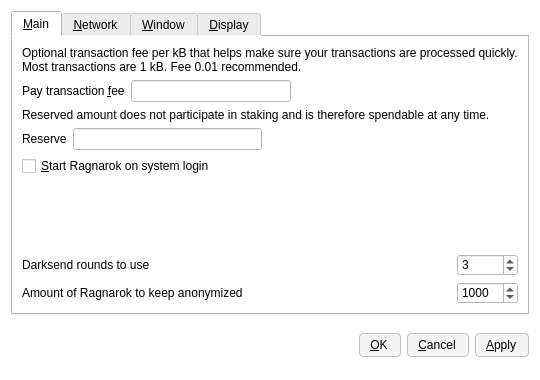
<?xml version="1.0" encoding="UTF-8"?>
<ui version="4.0">
 <class>OptionsDialog</class>
 <widget class="QDialog" name="OptionsDialog">
  <property name="geometry">
   <rect>
    <x>0</x>
    <y>0</y>
    <width>540</width>
    <height>380</height>
   </rect>
  </property>
  <property name="windowTitle">
   <string>Options</string>
  </property>
  <property name="styleSheet">
   <string notr="true">background-color: rgb(255, 255, 255);</string>
  </property>
  <property name="modal">
   <bool>true</bool>
  </property>
  <layout class="QVBoxLayout" name="verticalLayout">
   <item>
    <widget class="QTabWidget" name="tabWidget">
     <property name="tabPosition">
      <enum>QTabWidget::North</enum>
     </property>
     <property name="currentIndex">
      <number>0</number>
     </property>
     <widget class="QWidget" name="tabMain">
      <attribute name="title">
       <string>&amp;Main</string>
      </attribute>
      <layout class="QGridLayout" name="gridLayout">
       <item row="0" column="0" colspan="2">
        <widget class="QLabel" name="transactionFeeInfoLabel">
         <property name="text">
          <string>Optional transaction fee per kB that helps make sure your transactions are processed quickly. Most transactions are 1 kB. Fee 0.01 recommended.</string>
         </property>
         <property name="textFormat">
          <enum>Qt::PlainText</enum>
         </property>
         <property name="wordWrap">
          <bool>true</bool>
         </property>
        </widget>
       </item>
       <item row="1" column="0">
        <layout class="QHBoxLayout" name="horizontalLayoutFee">
         <item>
          <widget class="QLabel" name="transactionFeeLabel">
           <property name="text">
            <string>Pay transaction &amp;fee</string>
           </property>
           <property name="textFormat">
            <enum>Qt::PlainText</enum>
           </property>
           <property name="buddy">
            <cstring>transactionFee</cstring>
           </property>
          </widget>
         </item>
         <item>
          <widget class="BitcoinAmountField" name="transactionFee"/>
         </item>
         <item>
          <spacer name="horizontalSpacerFee">
           <property name="orientation">
            <enum>Qt::Horizontal</enum>
           </property>
           <property name="sizeHint" stdset="0">
            <size>
             <width>40</width>
             <height>20</height>
            </size>
           </property>
          </spacer>
         </item>
        </layout>
       </item>
       <item row="2" column="0" colspan="2">
        <widget class="QLabel" name="reserveBalanceInfoLabel">
         <property name="text">
          <string>Reserved amount does not participate in staking and is therefore spendable at any time.</string>
         </property>
         <property name="textFormat">
          <enum>Qt::PlainText</enum>
         </property>
         <property name="wordWrap">
          <bool>true</bool>
         </property>
        </widget>
       </item>
       <item row="3" column="0">
        <layout class="QHBoxLayout" name="horizontalLayoutReserveBalance">
         <item>
          <widget class="QLabel" name="reserveBalanceLabel">
           <property name="text">
            <string>Reserve</string>
           </property>
           <property name="textFormat">
            <enum>Qt::PlainText</enum>
           </property>
           <property name="buddy">
            <cstring>reserveBalance</cstring>
           </property>
          </widget>
         </item>
         <item>
          <widget class="BitcoinAmountField" name="reserveBalance"/>
         </item>
         <item>
          <spacer name="horizontalSpacerReserveBalance">
           <property name="orientation">
            <enum>Qt::Horizontal</enum>
           </property>
           <property name="sizeHint" stdset="0">
            <size>
             <width>40</width>
             <height>20</height>
            </size>
           </property>
          </spacer>
         </item>
        </layout>
       </item>
       <item row="4" column="0">
        <widget class="QCheckBox" name="bitcoinAtStartup">
         <property name="toolTip">
          <string>Automatically start Ragnarok after logging in to the system.</string>
         </property>
         <property name="text">
          <string>&amp;Start Ragnarok on system login</string>
         </property>
        </widget>
       </item>
       <item row="5" column="0">
        <spacer name="verticalSpacer_Main">
         <property name="orientation">
          <enum>Qt::Vertical</enum>
         </property>
         <property name="sizeHint" stdset="0">
          <size>
           <width>20</width>
           <height>40</height>
          </size>
         </property>
        </spacer>
       </item>
       <item row="6" column="0">
        <widget class="QLabel" name="label">
         <property name="toolTip">
          <string>&lt;html&gt;&lt;head/&gt;&lt;body&gt;&lt;p&gt;This setting determines the amount of individual masternodes that an input will be anonymized through. More rounds of anonymization gives a higher degree of privacy, but also costs more in fees.&lt;/p&gt;&lt;/body&gt;&lt;/html&gt;</string>
         </property>
         <property name="text">
          <string>Darksend rounds to use</string>
         </property>
        </widget>
       </item>
       <item row="6" column="1">
        <widget class="QSpinBox" name="darksendRounds">
         <property name="minimum">
          <number>2</number>
         </property>
         <property name="maximum">
          <number>16</number>
         </property>
         <property name="value">
          <number>3</number>
         </property>
        </widget>
       </item>
       <item row="7" column="0">
        <widget class="QLabel" name="label_2">
         <property name="toolTip">
          <string>This amount acts as a threshold to turn off Darksend once it's reached.</string>
         </property>
         <property name="statusTip">
          <string notr="true"/>
         </property>
         <property name="whatsThis">
          <string notr="true"/>
         </property>
         <property name="accessibleName">
          <string notr="true"/>
         </property>
         <property name="accessibleDescription">
          <string notr="true"/>
         </property>
         <property name="text">
          <string>Amount of Ragnarok to keep anonymized</string>
         </property>
        </widget>
       </item>
       <item row="7" column="1">
        <widget class="QSpinBox" name="anonymizeragnarok">
         <property name="minimum">
          <number>2</number>
         </property>
         <property name="maximum">
          <number>10000</number>
         </property>
         <property name="singleStep">
          <number>10</number>
         </property>
         <property name="value">
          <number>1000</number>
         </property>
        </widget>
       </item>
      </layout>
     </widget>
     <widget class="QWidget" name="tabNetwork">
      <attribute name="title">
       <string>&amp;Network</string>
      </attribute>
      <layout class="QVBoxLayout" name="verticalLayout_Network">
       <item>
        <widget class="QCheckBox" name="mapPortUpnp">
         <property name="toolTip">
          <string>Automatically open the Ragnarok client port on the router. This only works when your router supports UPnP and it is enabled.</string>
         </property>
         <property name="text">
          <string>Map port using &amp;UPnP</string>
         </property>
        </widget>
       </item>
       <item>
        <widget class="QCheckBox" name="connectSocks">
         <property name="toolTip">
          <string>Connect to the Ragnarok network through a SOCKS5 proxy (e.g. when connecting through Tor).</string>
         </property>
         <property name="text">
          <string>&amp;Connect through SOCKS5 proxy:</string>
         </property>
        </widget>
       </item>
       <item>
        <layout class="QHBoxLayout" name="horizontalLayout_Network">
         <item>
          <widget class="QLabel" name="proxyIpLabel">
           <property name="text">
            <string>Proxy &amp;IP:</string>
           </property>
           <property name="textFormat">
            <enum>Qt::PlainText</enum>
           </property>
           <property name="buddy">
            <cstring>proxyIp</cstring>
           </property>
          </widget>
         </item>
         <item>
          <widget class="QValidatedLineEdit" name="proxyIp">
           <property name="maximumSize">
            <size>
             <width>140</width>
             <height>16777215</height>
            </size>
           </property>
           <property name="toolTip">
            <string>IP address of the proxy (e.g. 127.0.0.1)</string>
           </property>
          </widget>
         </item>
         <item>
          <widget class="QLabel" name="proxyPortLabel">
           <property name="text">
            <string>&amp;Port:</string>
           </property>
           <property name="textFormat">
            <enum>Qt::PlainText</enum>
           </property>
           <property name="buddy">
            <cstring>proxyPort</cstring>
           </property>
          </widget>
         </item>
         <item>
          <widget class="QLineEdit" name="proxyPort">
           <property name="maximumSize">
            <size>
             <width>55</width>
             <height>16777215</height>
            </size>
           </property>
           <property name="toolTip">
            <string>Port of the proxy (e.g. 9050)</string>
           </property>
          </widget>
         </item>
         <item>
          <spacer name="horizontalSpacer_Network">
           <property name="orientation">
            <enum>Qt::Horizontal</enum>
           </property>
           <property name="sizeHint" stdset="0">
            <size>
             <width>40</width>
             <height>20</height>
            </size>
           </property>
          </spacer>
         </item>
        </layout>
       </item>
       <item>
        <spacer name="verticalSpacer_Network">
         <property name="orientation">
          <enum>Qt::Vertical</enum>
         </property>
         <property name="sizeHint" stdset="0">
          <size>
           <width>20</width>
           <height>40</height>
          </size>
         </property>
        </spacer>
       </item>
      </layout>
     </widget>
     <widget class="QWidget" name="tabWindow">
      <attribute name="title">
       <string>&amp;Window</string>
      </attribute>
      <layout class="QVBoxLayout" name="verticalLayout_Window">
       <item>
        <widget class="QCheckBox" name="minimizeToTray">
         <property name="toolTip">
          <string>Show only a tray icon after minimizing the window.</string>
         </property>
         <property name="text">
          <string>&amp;Minimize to the tray instead of the taskbar</string>
         </property>
        </widget>
       </item>
       <item>
        <widget class="QCheckBox" name="minimizeOnClose">
         <property name="toolTip">
          <string>Minimize instead of exit the application when the window is closed. When this option is enabled, the application will be closed only after selecting Quit in the menu.</string>
         </property>
         <property name="text">
          <string>M&amp;inimize on close</string>
         </property>
        </widget>
       </item>
       <item>
        <spacer name="verticalSpacer_Window">
         <property name="orientation">
          <enum>Qt::Vertical</enum>
         </property>
         <property name="sizeHint" stdset="0">
          <size>
           <width>20</width>
           <height>40</height>
          </size>
         </property>
        </spacer>
       </item>
      </layout>
     </widget>
     <widget class="QWidget" name="tabDisplay">
      <attribute name="title">
       <string>&amp;Display</string>
      </attribute>
      <layout class="QVBoxLayout" name="verticalLayout_Display">
       <item>
        <layout class="QHBoxLayout" name="horizontalLayout_1_Display">
         <item>
          <widget class="QLabel" name="langLabel">
           <property name="text">
            <string>User Interface &amp;language:</string>
           </property>
           <property name="textFormat">
            <enum>Qt::PlainText</enum>
           </property>
           <property name="buddy">
            <cstring>lang</cstring>
           </property>
          </widget>
         </item>
         <item>
          <widget class="QValueComboBox" name="lang">
           <property name="toolTip">
            <string>The user interface language can be set here. This setting will take effect after restarting Ragnarok.</string>
           </property>
          </widget>
         </item>
        </layout>
       </item>
       <item>
        <layout class="QHBoxLayout" name="horizontalLayout_2_Display">
         <item>
          <widget class="QLabel" name="unitLabel">
           <property name="text">
            <string>&amp;Unit to show amounts in:</string>
           </property>
           <property name="textFormat">
            <enum>Qt::PlainText</enum>
           </property>
           <property name="buddy">
            <cstring>unit</cstring>
           </property>
          </widget>
         </item>
         <item>
          <widget class="QValueComboBox" name="unit">
           <property name="toolTip">
            <string>Choose the default subdivision unit to show in the interface and when sending coins.</string>
           </property>
          </widget>
         </item>
        </layout>
       </item>
       <item>
        <widget class="QCheckBox" name="coinControlFeatures">
         <property name="toolTip">
          <string>Whether to show coin control features or not.</string>
         </property>
         <property name="text">
          <string>Display coin &amp;control features (experts only!)</string>
         </property>
        </widget>
       </item>
       <item>
        <widget class="QCheckBox" name="useBlackTheme">
         <property name="enabled">
          <bool>false</bool>
         </property>
         <property name="styleSheet">
          <string notr="true"/>
         </property>
         <property name="text">
          <string>Use black visual theme (requires restart)</string>
         </property>
        </widget>
       </item>
       <item>
        <spacer name="verticalSpacer_Display">
         <property name="orientation">
          <enum>Qt::Vertical</enum>
         </property>
         <property name="sizeHint" stdset="0">
          <size>
           <width>20</width>
           <height>40</height>
          </size>
         </property>
        </spacer>
       </item>
      </layout>
     </widget>
    </widget>
   </item>
   <item>
    <layout class="QHBoxLayout" name="horizontalLayout_Buttons">
     <item>
      <spacer name="horizontalSpacer_1">
       <property name="orientation">
        <enum>Qt::Horizontal</enum>
       </property>
       <property name="sizeHint" stdset="0">
        <size>
         <width>40</width>
         <height>48</height>
        </size>
       </property>
      </spacer>
     </item>
     <item>
      <widget class="QLabel" name="statusLabel">
       <property name="font">
        <font>
         <weight>75</weight>
         <bold>true</bold>
        </font>
       </property>
       <property name="text">
        <string/>
       </property>
       <property name="textFormat">
        <enum>Qt::PlainText</enum>
       </property>
       <property name="wordWrap">
        <bool>true</bool>
       </property>
      </widget>
     </item>
     <item>
      <spacer name="horizontalSpacer_2">
       <property name="orientation">
        <enum>Qt::Horizontal</enum>
       </property>
       <property name="sizeHint" stdset="0">
        <size>
         <width>40</width>
         <height>48</height>
        </size>
       </property>
      </spacer>
     </item>
     <item>
      <widget class="QPushButton" name="okButton">
       <property name="styleSheet">
        <string notr="true">background-color: rgb(245, 245, 245);
border-radius: 4px;
border: 1px solid #c4c1bd;
font-weight: 400;
padding: 4px;
padding-left: 10px;
padding-right: 12px;
icon-size: 0;</string>
       </property>
       <property name="text">
        <string>&amp;OK</string>
       </property>
      </widget>
     </item>
     <item>
      <widget class="QPushButton" name="cancelButton">
       <property name="styleSheet">
        <string notr="true">background-color: rgb(245, 245, 245);
border-radius: 4px;
border: 1px solid #c4c1bd;
font-weight: 400;
padding: 4px;
padding-left: 10px;
padding-right: 12px;
icon-size: 0;</string>
       </property>
       <property name="text">
        <string>&amp;Cancel</string>
       </property>
       <property name="autoDefault">
        <bool>false</bool>
       </property>
      </widget>
     </item>
     <item>
      <widget class="QPushButton" name="applyButton">
       <property name="styleSheet">
        <string notr="true">background-color: rgb(245, 245, 245);
border-radius: 4px;
border: 1px solid #c4c1bd;
font-weight: 400;
padding: 4px;
padding-left: 10px;
padding-right: 12px;
icon-size: 0;</string>
       </property>
       <property name="text">
        <string>&amp;Apply</string>
       </property>
       <property name="autoDefault">
        <bool>false</bool>
       </property>
      </widget>
     </item>
    </layout>
   </item>
  </layout>
 </widget>
 <customwidgets>
  <customwidget>
   <class>QValidatedLineEdit</class>
   <extends>QLineEdit</extends>
   <header>qvalidatedlineedit.h</header>
  </customwidget>
  <customwidget>
   <class>BitcoinAmountField</class>
   <extends>QLineEdit</extends>
   <header>bitcoinamountfield.h</header>
   <container>1</container>
  </customwidget>
  <customwidget>
   <class>QValueComboBox</class>
   <extends>QComboBox</extends>
   <header>qvaluecombobox.h</header>
  </customwidget>
 </customwidgets>
 <resources/>
 <connections/>
</ui>
